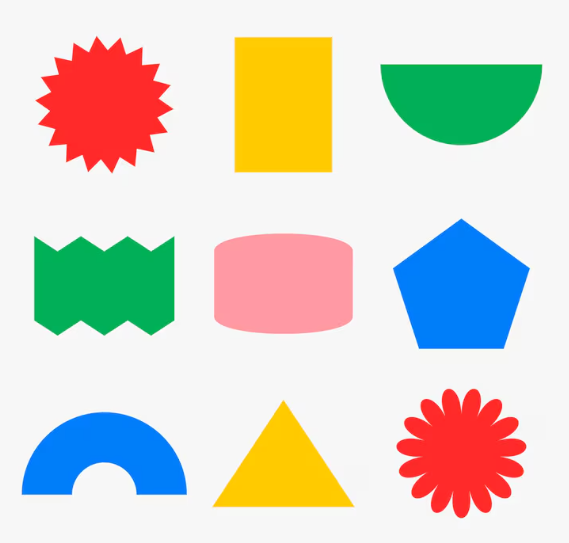
#> input picture opencv/assets/shape2.png, 569 x 543 px
$ jupyter execute contours.ipynb
#> lines starting #> are read from the running program, lines starting #| are printed output that depends on the picture; after the words box and inside, x2 and y2 are one past the last pixel; in counts of white or black regions, pixels touching at a corner belong together
[cell 1]
import cv2
import matplotlib.pyplot as plt

[cell 2]
image = cv2.imread('./assets/shape2.png')
#> image is the input picture: shape (543, 569, 3); mean B, G, R 200.7, 211.5, 213.9
plt.imshow(image)

[cell 3]
image_gray = cv2.cvtColor(image, cv2.COLOR_BGR2GRAY)
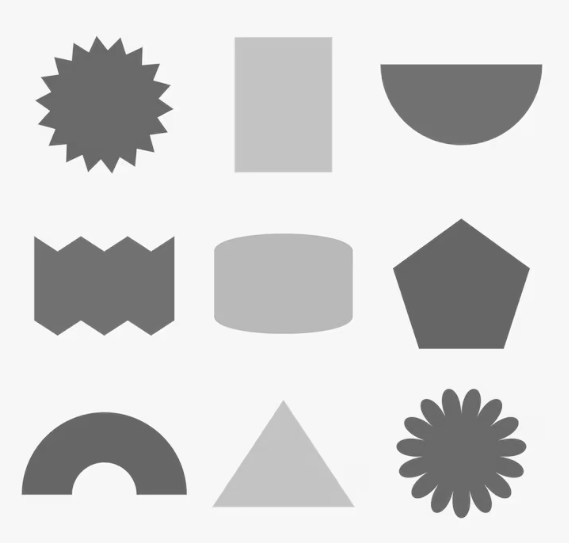
#> image_gray: shape (543, 569); min 90, max 254, mean 211
image_rgb = cv2.cvtColor(image, cv2.COLOR_BGR2RGB)

[cell 4]
plt.figure(figsize=(10, 8))

plt.subplot(1, 2, 1)
plt.imshow(image_gray)
plt.title("Gray Image")

plt.subplot(1, 2, 2)
plt.imshow(image_rgb)
plt.title("RGB Image")
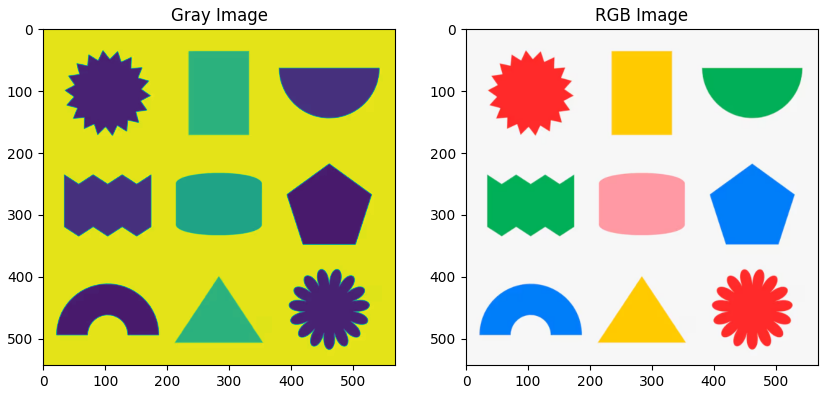
#> figure drawn by matplotlib, 2 panels

[cell 5]
gray = cv2.Canny(image_gray, 80, 150)
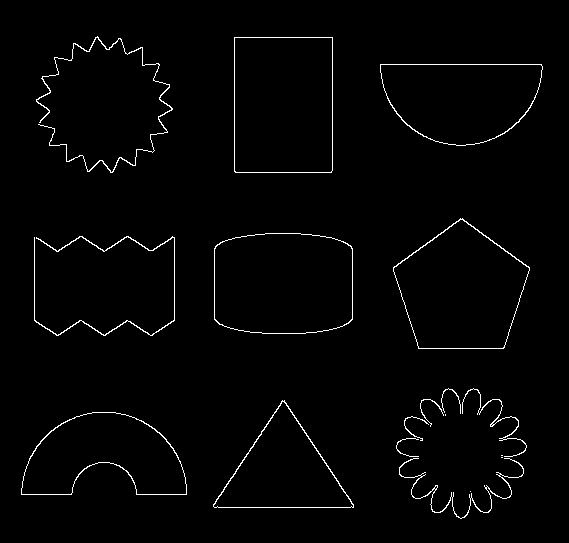
#> gray: shape (543, 569); 1.7% white in thin lines or dots, all inside (x1, y1, x2, y2) = (21, 36, 543, 519)
plt.imshow(gray, cmap="gray")

[cell 6]
"""
cv2.findContours(image, mode, method)

cv2.RETR_EXTERNAL
শুধুমাত্র বাইরের (external) কন্টুর গুলো খুঁজে বের করে। ভিতরের যেগুলো নেস্টেড থাকে, সেগুলো উপেক্ষা করা হয়।
📌 ব্যবহার: বাউন্ডারি বের করতে চাইলে।

2. cv2.RETR_LIST
ছবির সব কন্টুর খুঁজে বের করে, কিন্তু তাদের মধ্যে কোন parent-child সম্পর্ক রাখে না।
📌 ব্যবহার: সব কন্টুর দরকার, কিন্তু সম্পর্ক দরকার নেই।

3. cv2.RETR_TREE
সব কন্টুর খুঁজে বের করে এবং তাদের parent-child (hierarchy) সম্পর্কসহ দেয়।
📌 ব্যবহার: যখন nested structure দরকার (যেমন: গর্ত বা ফাঁপা বস্তু)।

4. cv2.RETR_CCOMP
কন্টুর গুলোকে দুটি স্তরে ভাগ করে: বাইরেরগুলো এক লেভেলে এবং ভিতরেরগুলো অন্য লেভেলে।
📌 ব্যবহার: 2-লেভেল হায়ারার্কি দরকার হলে।

-----
Method
1. cv2.CHAIN_APPROX_NONE
প্রতিটি কন্টুর পয়েন্ট সংরক্ষণ করে, অর্থাৎ কোন পয়েন্ট বাদ দেয় না। অনেক বেশি মেমোরি ব্যবহার করে।
📌 ব্যবহার: যখন প্রতিটি পিক্সেল পয়েন্ট দরকার হয়।

🔹 2. cv2.CHAIN_APPROX_SIMPLE
অপ্রয়োজনীয় পয়েন্টগুলো বাদ দিয়ে কেবল গুরুত্বপূর্ণ কোণার পয়েন্ট (corner points) রাখে।
📌 ব্যবহার: সাধারণত সবচেয়ে বেশি ব্যবহার হয়।

🔹 3. cv2.CHAIN_APPROX_TC89_L1 এবং cv2.CHAIN_APPROX_TC89_KCOS
এগুলো Teh-Chin কন্টুর অ্যাপ্রোক্সিমেশন অ্যালগরিদম ব্যবহার করে, যেটা আরও কম পয়েন্টে কন্টুর প্রকাশ করে।
📌 ব্যবহার: High-level approximation দরকার হলে।

"""


contours, hierarchy = cv2.findContours(gray, cv2.RETR_LIST, cv2.CHAIN_APPROX_SIMPLE)
#> contours = 27 contours, 11 with area under 20; largest, box (x1, y1, x2, y2) and area: (234, 37, 333, 173) 13228, (234, 37, 333, 173) 13225, (214, 233, 353, 334) 12898, (214, 233, 353, 334) 12872, (393, 218, 530, 349) 12342

[cell 7]
""""
cv2.drawContours(contours_image, contours, index, coolor, thickness)

index = -1 means all index should be print

"""

contours_image = image.copy()

cv2.drawContours(contours_image, contours, -1, (0, 255, 0), 2)
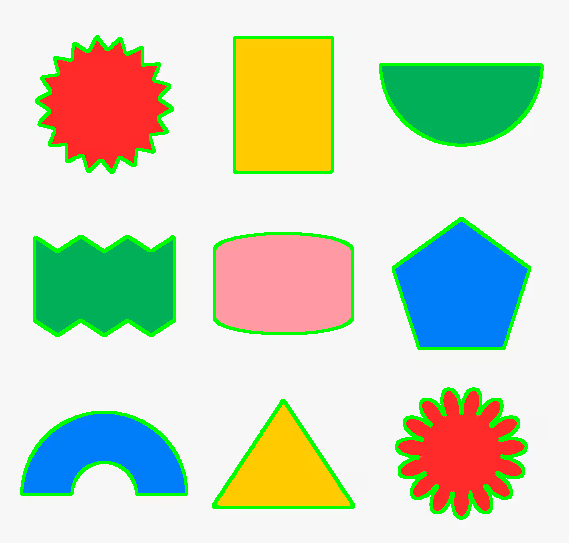
#> contours_image: shape (543, 569, 3); 5.18% of pixels changed, all inside (x1, y1, x2, y2) = (20, 35, 544, 520)

contours_rgb = cv2.cvtColor(contours_image, cv2.COLOR_BGR2RGB)

plt.figure(figsize=(10, 8))


plt.subplot(1, 3, 1)
plt.imshow(image_rgb)
plt.title("RGB Image")

plt.subplot(1, 3, 2)
plt.imshow(gray, cmap="gray")
plt.title(" Musk Image")

plt.subplot(1, 3, 3)
plt.imshow(contours_rgb)
plt.title("Contoures Image")

[cell 8]
""""
cv2.drawContours(contours_image, contours, index, coolor, thickness)

index = -1 means all index should be print

"""
retval, thresh = cv2.threshold(image_gray, 200, 255, cv2.THRESH_BINARY)
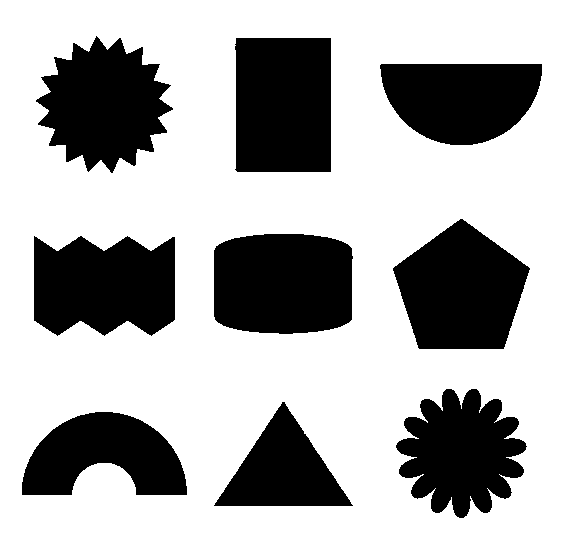
#> thresh: shape (543, 569); 67.7% white; 9 black regions


contours, hierarchy = cv2.findContours(thresh, cv2.RETR_LIST, cv2.CHAIN_APPROX_SIMPLE)
#> contours = 10 contours; largest, box (x1, y1, x2, y2) and area: (0, 0, 569, 543) 307856, (213, 233, 354, 335) 13014, (234, 37, 332, 173) 12962, (392, 218, 531, 350) 12591, (35, 35, 174, 174) 12210

contours_image = image.copy()

cv2.drawContours(contours_image, contours, -1, (0, 255, 0), 2)
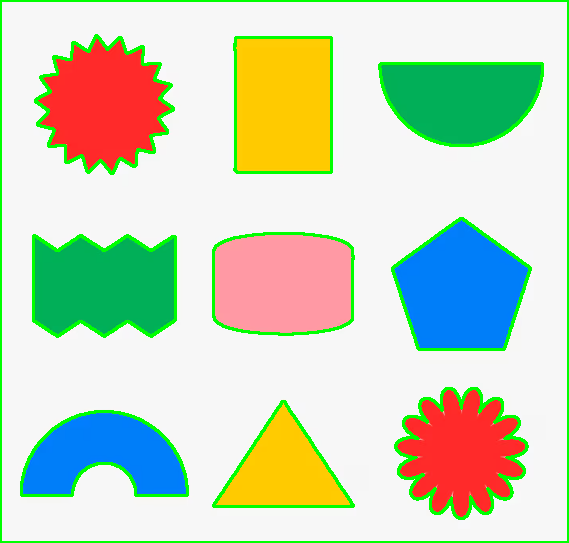
#> contours_image: shape (543, 569, 3); 6.24% of pixels changed, all inside (x1, y1, x2, y2) = (0, 0, 569, 543)

contours_rgb = cv2.cvtColor(contours_image, cv2.COLOR_BGR2RGB)

plt.figure(figsize=(10, 8))


plt.subplot(1, 3, 1)
plt.imshow(image_rgb)
plt.title("RGB Image")

plt.subplot(1, 3, 2)
plt.imshow(thresh, cmap="gray")
plt.title(" Musk Image")

plt.subplot(1, 3, 3)
plt.imshow(contours_rgb)
plt.title("Contoures Image")

### Practice another image

[cell 9]
import cv2
import matplotlib.pyplot as plt

# Load BGR image
img = cv2.imread("./assets/shape2.png")

# Convert BGR to RGB for display
img_rgb = cv2.cvtColor(img, cv2.COLOR_BGR2RGB)

# Convert to Grayscale
img_gray = cv2.cvtColor(img, cv2.COLOR_BGR2GRAY)

# Apply Canny edge detection to get mask
mask_image = cv2.Canny(img_gray, 80, 150)

# Find contours
contours, hierarchy = cv2.findContours(mask_image, cv2.RETR_LIST, cv2.CHAIN_APPROX_SIMPLE)
#> contours = 27 contours, 11 with area under 20; largest, box (x1, y1, x2, y2) and area: (234, 37, 333, 173) 13228, (234, 37, 333, 173) 13225, (214, 233, 353, 334) 12898, (214, 233, 353, 334) 12872, (393, 218, 530, 349) 12342

# Copy original image to draw contours
contours_img = img.copy()

# Draw contours on the image
cv2.drawContours(contours_img, contours, -1, (0, 255, 0), 5)
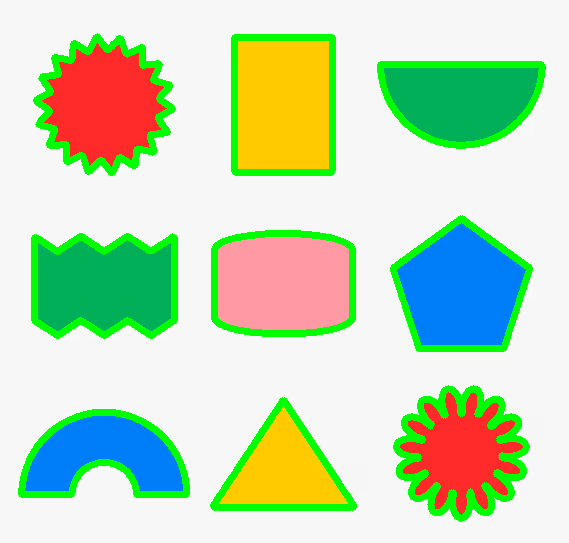
#> contours_img: shape (543, 569, 3); 9.98% of pixels changed, all inside (x1, y1, x2, y2) = (18, 33, 546, 522)

# Convert to RGB for matplotlib
contours_rgb_img = cv2.cvtColor(contours_img, cv2.COLOR_BGR2RGB)

# Plotting
plt.figure(figsize=(15, 5))

plt.subplot(1, 3, 1)
plt.imshow(img_rgb)
plt.title("RGB Image")
plt.axis("off")

plt.subplot(1, 3, 2)
plt.imshow(mask_image, cmap="gray")
plt.title("Mask Image")
plt.axis("off")

plt.subplot(1, 3, 3)
plt.imshow(contours_rgb_img)
plt.title("Contours Image")
plt.axis("off")

plt.tight_layout()
plt.show()

[cell 10]
import cv2
import matplotlib.pyplot as plt
import numpy as np

# Load BGR image
img = cv2.imread("./assets/shape2.png")

image_rgb = cv2.cvtColor(img, cv2.COLOR_BGR2RGB)

# Convert to Grayscale
img_gray = cv2.cvtColor(img, cv2.COLOR_BGR2GRAY)

[cell 11]
upper_bound = np.array([200], dtype=np.uint8)
lower_bound = np.array([90], dtype=np.uint8)

# Apply Canny edge detection to get mask
mask_image = cv2.inRange(img_gray, lower_bound, upper_bound)
#> mask_image: shape (543, 569); 32.3% white; 9 white regions

# Find contours
contours, hierarchy = cv2.findContours(mask_image, cv2.RETR_LIST, cv2.CHAIN_APPROX_SIMPLE)
#> contours = 13 contours, 4 with area under 20; largest, box (x1, y1, x2, y2) and area: (214, 234, 353, 334) 12596, (235, 38, 331, 172) 12508, (393, 219, 530, 349) 12209, (34, 236, 175, 336) 11702, (36, 36, 173, 173) 11646

sorted_contours = sorted(contours, key=cv2.contourArea, reverse=True)
#> sorted_contours has the same summary as contours

contours = sorted_contours[0:10]
#> contours = 10 contours, 1 with area under 20; largest, box (x1, y1, x2, y2) and area: (214, 234, 353, 334) 12596, (235, 38, 331, 172) 12508, (393, 219, 530, 349) 12209, (34, 236, 175, 336) 11702, (36, 36, 173, 173) 11646

for contour in contours:
    x,y,w,h = cv2.boundingRect(contour)
    cv2.rectangle(img, (x,y), (x+w, y+h), (0, 0, 255), 5)
#> this loop made 10 passes
#> (x, y, w, h) on passes 1 to 9: (214, 234, 139, 100), (235, 38, 96, 134), (393, 219, 137, 130), (34, 236, 141, 100), (36, 36, 137, 137), (396, 389, 131, 129), (380, 64, 162, 81), (22, 412, 165, 83), (214, 402, 139, 104)
#> (contour, x, y, w, h) on pass 10: ([[486, 488], [487, 487], [488, 488], [487, 489]], 486, 487, 3, 3)
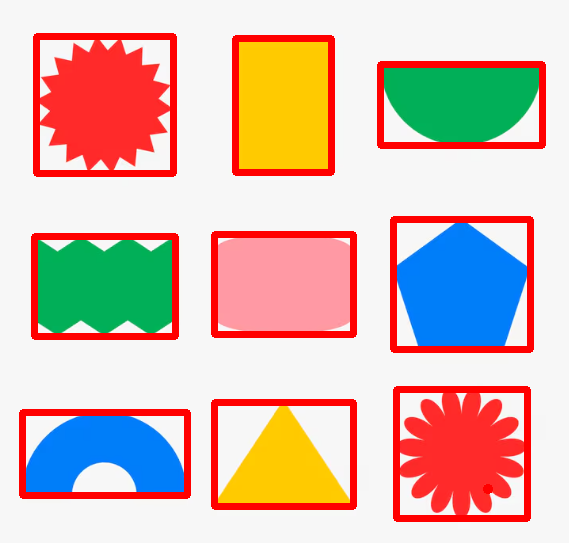
#> img: shape (543, 569, 3); 10.14% of pixels changed, all inside (x1, y1, x2, y2) = (19, 33, 546, 522)

# Convert to RGB for matplotlib
contours_rgb_img = cv2.cvtColor(img, cv2.COLOR_BGR2RGB)

# Plotting
plt.figure(figsize=(15, 5))

plt.subplot(1, 3, 1)
plt.imshow(image_rgb)
plt.title("RGB Image")
plt.axis("off")

plt.subplot(1, 3, 2)
plt.imshow(mask_image, cmap="gray")
plt.title("Mask Image")
plt.axis("off")

plt.subplot(1, 3, 3)
plt.imshow(contours_rgb_img)
plt.title("Contours Image")
plt.axis("off")

plt.tight_layout()
plt.show()
